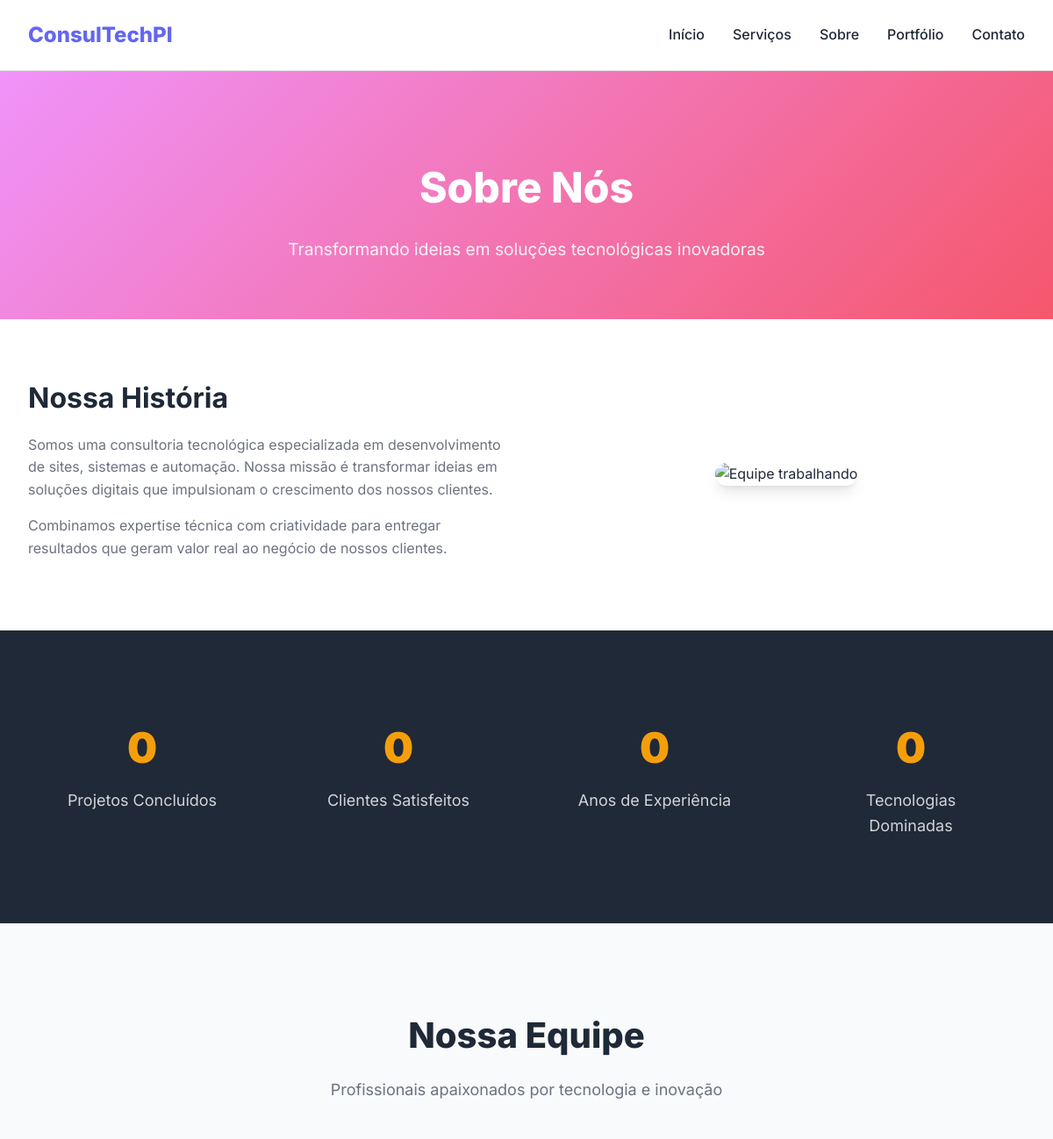
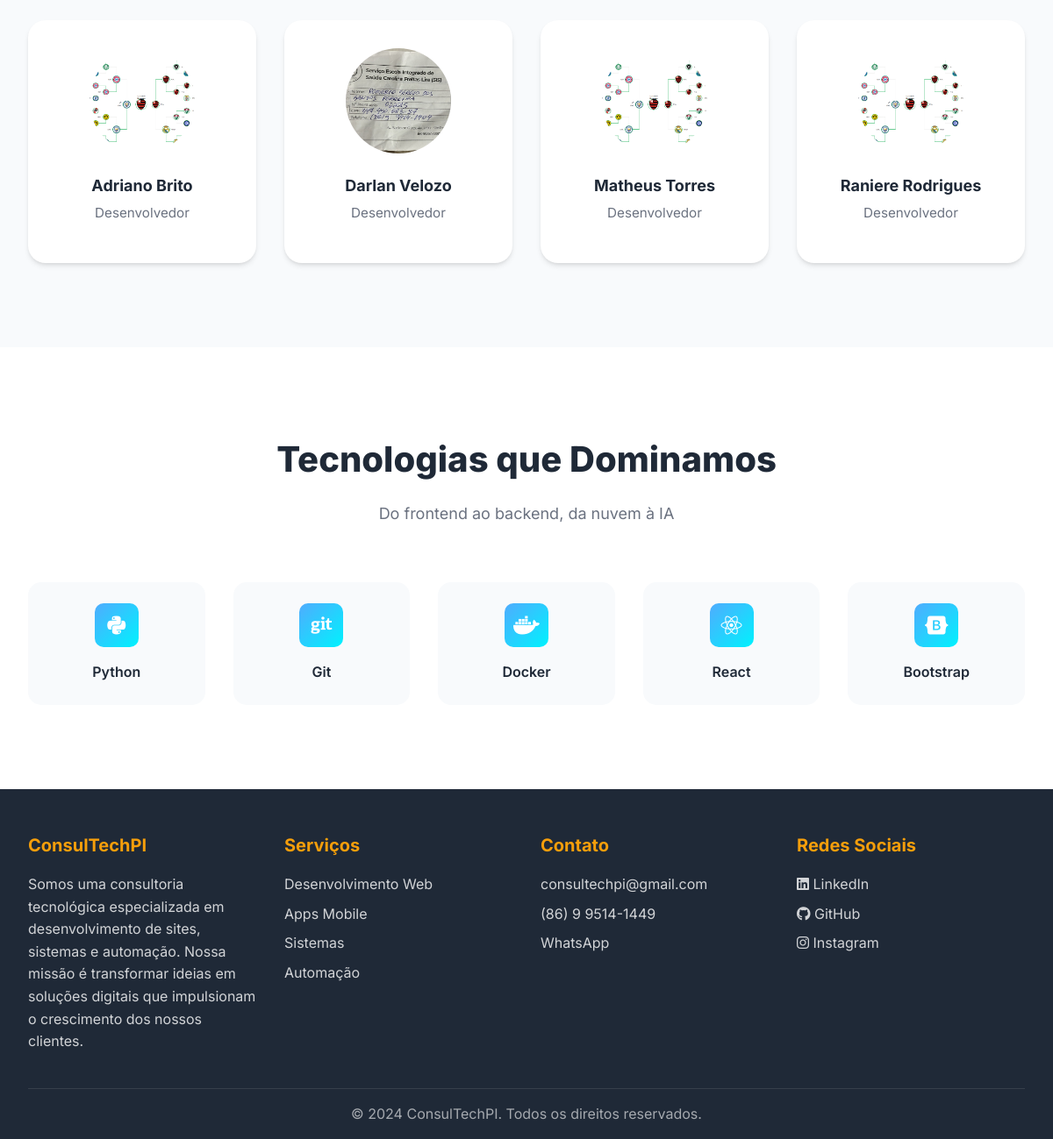
The app's page /sobre/ with its own data (2 pictures, top to bottom).
### web_site/models.py (models this page shows, shortened)
class ConfiguracaoSite(models.Model):
    nome_empresa = models.CharField(max_length=200)
    slogan = models.CharField(max_length=300)
    descricao_empresa = models.TextField()
    logo = models.ImageField(upload_to='config/')
    favicon = models.ImageField(upload_to='config/')
    email_contato = models.EmailField()
    telefone = models.CharField(max_length=20)
    whatsapp = models.CharField(max_length=20)
    endereco = models.TextField()
    linkedin = models.URLField(blank=True)
    github = models.URLField(blank=True)
    instagram = models.URLField(blank=True)
    youtube = models.URLField(blank=True)
    meta_description = models.CharField(max_length=300)
    meta_keywords = models.CharField(max_length=500)
    google_analytics = models.TextField(blank=True)
    pixel_facebook = models.TextField(blank=True)
    mostrar_servicos = models.BooleanField(default=True, help_text="Exibir item Serviços no menu")
    mostrar_sobre = models.BooleanField(default=True, help_text="Exibir item Sobre no menu")
    mostrar_portfolio = models.BooleanField(default=True, help_text="Exibir item Portfólio no menu")
    data_atualizacao = models.DateTimeField(auto_now=True)
    class Meta:
        verbose_name = "Configuração do Site"
        verbose_name_plural = "Configurações do Site"

class MembroEquipe(models.Model):
    CARGO_CHOICES = [
        ('ceo', 'CEO'),
        ('cto', 'CTO'),
        ('tech_lead', 'Tech Lead'),
        ('senior_dev', 'Desenvolvedor Sênior'),
        ('dev', 'Desenvolvedor'),
        ('designer', 'Designer'),
        ('devops', 'DevOps'),
        ('analista', 'Analista'),
        ('estagiario', 'Estagiário'),
    ]
    nome = models.CharField(max_length=200)
    cargo = models.CharField(max_length=20, choices=CARGO_CHOICES)
    bio = models.TextField()
    especialidades = models.JSONField(default=list, help_text="Lista de especialidades")
    tecnologias = models.ManyToManyField(Tecnologia, related_name='membros_equipe')
    foto = models.ImageField(upload_to='equipe/')
    linkedin = models.URLField(blank=True)
    github = models.URLField(blank=True)
    email = models.EmailField(blank=True)
    anos_experiencia = models.PositiveIntegerField(default=0)
    destaque = models.BooleanField(default=False)
    ativo = models.BooleanField(default=True)
    data_entrada = models.DateField()
    data_criacao = models.DateTimeField(auto_now_add=True)
    class Meta:
        ordering = ['cargo', 'nome']
        verbose_name = "Membro da Equipe"
        verbose_name_plural = "Membros da Equipe"

class Tecnologia(models.Model):
    TIPO_CHOICES = [
        ('frontend', 'Frontend'),
        ('backend', 'Backend'),
        ('mobile', 'Mobile'),
        ('devops', 'DevOps'),
        ('database', 'Banco de Dados'),
        ('cloud', 'Cloud'),
        ('ai_ml', 'IA/ML'),
        ('outros', 'Outros'),
    ]
    nome = models.CharField(max_length=100, unique=True)
    tipo = models.CharField(max_length=20, choices=TIPO_CHOICES)
    descricao = models.TextField()
    logo = models.ImageField(upload_to='tecnologias/', blank=True, null=True)
    nivel_expertise = models.PositiveIntegerField(
        validators=[MinValueValidator(1), MaxValueValidator(10)],
        help_text="Nível de expertise de 1 a 10"
    )
    anos_experiencia = models.PositiveIntegerField(default=0)
    ativo = models.BooleanField(default=True)
    data_criacao = models.DateTimeField(auto_now_add=True)
    class Meta:
        ordering = ['tipo', 'nivel_expertise', 'nome']
        verbose_name = "Tecnologia"
        verbose_name_plural = "Tecnologias"

### web_site/views.py (the view)
# urls.py: path('sobre/', views.sobre, name='sobre'),
def sobre(request):
    config = ConfiguracaoSite.objects.first()
    context = {
        'config': config,
        'equipe': MembroEquipe.objects.filter(ativo=True).order_by('cargo', 'nome'),
        'tecnologias': Tecnologia.objects.filter(ativo=True).order_by('tipo', '-nivel_expertise'),
        'estatisticas': {
            'projetos_concluidos': Projeto.objects.filter(status='concluido').count(),
            'clientes_atendidos': Projeto.objects.values('cliente').distinct().count(),
            'anos_experiencia': 5,  # Ajustar conforme necessário
            'tecnologias_dominadas': Tecnologia.objects.filter(nivel_expertise__gte=8).count(),
        }
    }
    return render(request, 'web_site/sobre.html', context)

### templates/web_site/sobre.html (shortened to what this page needs)
{% extends 'web_site/base.html' %}
{% block content %}
<section class="about-hero" data-aos="fade-down">
    <div class="container">
        <h1>Sobre Nós</h1>
        <p>{% if config %}{{ config.slogan }}{% else %}Transformando ideias em soluções digitais inovadoras.{% endif %}</p>
    </div>
</section>
<section class="about-company">
    <div class="container about-grid" data-aos="fade-up">
        <div class="about-text">
            <h2>Nossa História</h2>
            <p>{% if config %}{{ config.descricao_empresa }}{% else %}Somos uma consultoria de tecnologia sediada no Piauí dedicada a criar soluções digitais de alto impacto para empresas de todos os portes.{% endif %}</p>
            <p>Combinamos expertise técnica com criatividade para entregar resultados que geram valor real ao negócio de nossos clientes.</p>
        </div>
        <div class="about-image" style="text-align:center;">
            <img src="https://images.unsplash.com/photo-1521737604893-d14cc237f11d?auto=format&fit=crop&w=600&q=60" alt="Equipe trabalhando" style="max-width:100%; border-radius:20px; box-shadow: var(--shadow-lg);">
        </div>
    </div>
</section>
<section class="stats">
    <div class="container">
        <div class="stats-grid">
            <div class="stat-item" data-aos="fade-up">
                <div class="stat-number" data-target="{{ estatisticas.projetos_concluidos }}">0</div>
                <div class="stat-label">Projetos Concluídos</div>
            </div>
            <div class="stat-item" data-aos="fade-up" data-aos-delay="100">
                <div class="stat-number" data-target="{{ estatisticas.clientes_atendidos }}">0</div>
                <div class="stat-label">Clientes Satisfeitos</div>
            </div>
            <div class="stat-item" data-aos="fade-up" data-aos-delay="200">
                <div class="stat-number" data-target="{{ estatisticas.anos_experiencia }}">0</div>
                <div class="stat-label">Anos de Experiência</div>
            </div>
            <div class="stat-item" data-aos="fade-up" data-aos-delay="300">
                <div class="stat-number" data-target="{{ estatisticas.tecnologias_dominadas }}">0</div>
                <div class="stat-label">Tecnologias Dominadas</div>
            </div>
        </div>
    </div>
</section>
<section class="team-section" id="team">
    <div class="container">
        <div class="section-header" data-aos="fade-up">
            <h2 class="section-title">Nossa Equipe</h2>
            <p class="section-subtitle">Profissionais apaixonados por tecnologia e inovação</p>
        </div>
        <div class="team-grid">
            {% for membro in equipe %}
            <div class="team-member" data-aos="fade-up" data-aos-delay="{{ forloop.counter0|add:'1' }}00">
                {% if membro.foto %}
                <img src="{{ membro.foto.url }}" alt="{{ membro.nome }}" class="team-photo">
                {% else %}
                <img src="https://ui-avatars.com/api/?name={{ membro.nome|urlencode }}&size=256&background=6366f1&color=fff&font-size=0.5" alt="Avatar" class="team-photo">
                {% endif %}
                <div class="team-name">{{ membro.nome }}</div>
                <div class="team-role">{{ membro.get_cargo_display }}</div>
            </div>
            {% empty %}
            <p data-aos="fade-up">Nossa equipe está crescendo! Em breve apresentaremos nossos talentos aqui.</p>
            {% endfor %}
        </div>
    </div>
</section>
<section class="technologies" id="stack">
    <div class="container">
        <div class="section-header" data-aos="fade-up">
            <h2 class="section-title">Tecnologias que Dominamos</h2>
            <p class="section-subtitle">Do frontend ao backend, da nuvem à IA</p>
        </div>
        <div class="tech-grid">
            {% for tecnologia in tecnologias %}
            <div class="tech-item" data-aos="fade-up" data-aos-delay="50">
                <div class="tech-icon"><i class="fab fa-{{ tecnologia.nome|lower }}"></i></div>
                <div class="tech-name">{{ tecnologia.nome }}</div>
            </div>
            {% empty %}
            <p>Nossa base tecnológica está sendo atualizada...</p>
            {% endfor %}
        </div>
    </div>
</section>
{% endblock %}

### templates/web_site/base.html (shortened to what this page needs)
<!DOCTYPE html>
<html lang="pt-BR">
<head>
    <link rel="stylesheet" href="https://cdnjs.cloudflare.com/ajax/libs/font-awesome/6.4.0/css/all.min.css">
    <link href="https://unpkg.com/aos@2.3.1/dist/aos.css" rel="stylesheet">
</head>
<body>
    <header class="header" id="header">
        <nav class="nav-container">
            <a href="{% url 'web_site:home' %}" class="logo">
                {% if config %}{{ config.nome_empresa }}{% else %}ConsulTech<span style="color: var(--accent-color);">Piauí</span>{% endif %}
            </a>
            <ul class="nav-menu" id="nav-menu">
                <li><a href="{% url 'web_site:home' %}" class="nav-link">Início</a></li>
                <li>{% if not config or config.mostrar_servicos %}<a href="{% url 'web_site:servicos' %}" class="nav-link">Serviços</a>{% endif %}</li>
                <li>{% if not config or config.mostrar_sobre %}<a href="{% url 'web_site:sobre' %}" class="nav-link">Sobre</a>{% endif %}</li>
                <li>{% if not config or config.mostrar_portfolio %}<a href="{% url 'web_site:projetos' %}" class="nav-link">Portfólio</a>{% endif %}</li>
                <li><a href="{% url 'web_site:contato' %}" class="nav-link">Contato</a></li>
            </ul>
        </nav>
    </header>
    <main class="main-content">
        {% block content %}{% endblock %}
    </main>
    <footer class="footer">
        <div class="container">
            <div class="footer-content">
                <div class="footer-section">
                    <h3>{% if config %}{{ config.nome_empresa }}{% else %}ConsulTech Piauí{% endif %}</h3>
                    <p>{% if config %}{{ config.descricao_empresa }}{% else %}Transformando ideias em soluções digitais inovadoras. Especialistas em tecnologia no Piauí.{% endif %}</p>
                </div>
                <div class="footer-section">
                    <h3>Serviços</h3>
                    <a href="{% url 'web_site:servicos' %}">Desenvolvimento Web</a>
                    <a href="{% url 'web_site:servicos' %}">Apps Mobile</a>
                    <a href="{% url 'web_site:servicos' %}">Sistemas</a>
                    <a href="{% url 'web_site:servicos' %}">Automação</a>
                </div>
                <div class="footer-section">
                    <h3>Contato</h3>
                    {% if config %}
                    <a href="mailto:{{ config.email_contato }}">{{ config.email_contato }}</a>
                    <a href="tel:{{ config.telefone }}">{{ config.telefone }}</a>
                    <a href="https://wa.me/{{ config.whatsapp|cut:'('|cut:')'|cut:'-'|cut:' ' }}">WhatsApp</a>
                    {% else %}
                    <a href="mailto:contato@consultechpiaui.com">contato@consultechpiaui.com</a>
                    <a href="tel:+5586999999999">(86) 99999-9999</a>
                    <a href="https://wa.me/5586999999999">WhatsApp</a>
                    {% endif %}
                </div>
                <div class="footer-section">
                    <h3>Redes Sociais</h3>
                    {% if config and config.linkedin %}
                    <a href="{{ config.linkedin }}"><i class="fab fa-linkedin"></i> LinkedIn</a>
                    {% endif %}
                    {% if config and config.github %}
                    <a href="{{ config.github }}"><i class="fab fa-github"></i> GitHub</a>
                    {% endif %}
                    {% if config and config.instagram %}
                    <a href="{{ config.instagram }}"><i class="fab fa-instagram"></i> Instagram</a>
                    {% endif %}
                </div>
            </div>
            <div class="footer-bottom">
                <p>&copy; 2024 {% if config %}{{ config.nome_empresa }}{% else %}ConsulTech Piauí{% endif %}. Todos os direitos reservados.</p>
            </div>
        </div>
    </footer>
</body>
</html>

### records on screen
ConfiguracaoSite: nome_empresa "ConsulTechPI", slogan "Transformando ideias em soluções tecnológicas inovadoras", descricao_empresa "Somos uma consultoria tecnológica especializada em desenvolvimento de sites, sistemas e automação. Nossa missão é transformar ideias em soluções digitais que impulsionam o crescimento dos nossos clientes.", email_contato "consultechpi@gmail.com", telefone "(86) 9 9514-1449"
MembroEquipe: foto (picture), nome "Adriano Brito", cargo "Desenvolvedor"
MembroEquipe: foto (picture), nome "Darlan Velozo", cargo "Desenvolvedor"
MembroEquipe: foto (picture), nome "Matheus Torres", cargo "Desenvolvedor"
MembroEquipe: foto (picture), nome "Raniere Rodrigues", cargo "Desenvolvedor"
Tecnologia: nome "Python"
Tecnologia: nome "Git"
Tecnologia: nome "Docker"
Tecnologia: nome "React"
Tecnologia: nome "Bootstrap"
